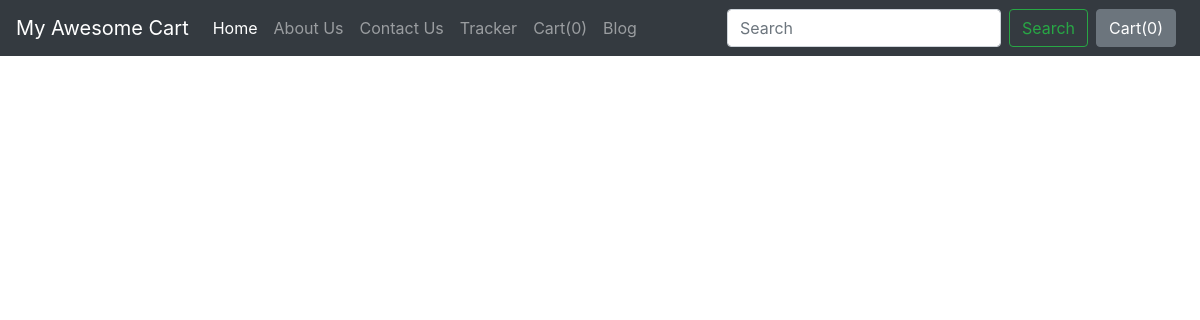
/blog/, run on an earlier commit of the app's database.
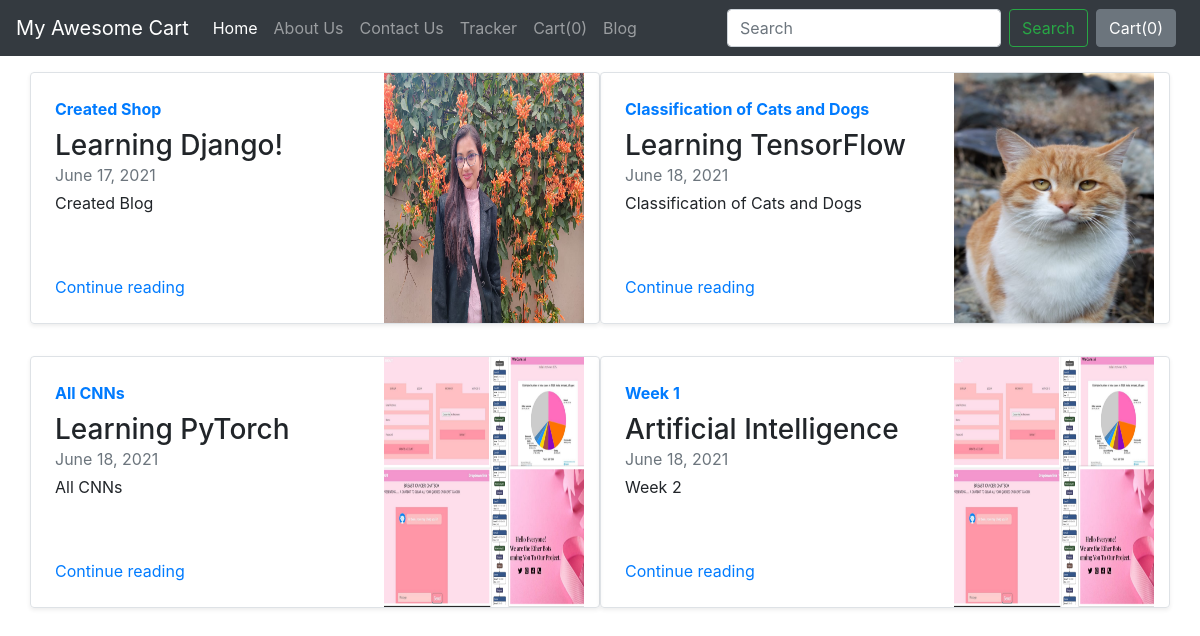
And on a later commit of the database.
### blog/models.py (models this page shows)
class Blogpost(models.Model):
    post_id = models.AutoField(primary_key=True)
    title = models.CharField(max_length=100)
    head0 = models.CharField(max_length=5000, default='')
    chead0 = models.CharField(max_length=5000, default='')
    head1 = models.CharField(max_length=5000, default='')
    chead1 = models.CharField(max_length=5000, default='')
    head2 = models.CharField(max_length=5000, default='')
    chead2 = models.CharField(max_length=5000, default='')
    pub_date = models.DateField()
    thumbnail = models.ImageField(upload_to='shop/images', default='')
    def __str__(self):
        return self.title

### blog/views.py (the view)
# urls.py: path('', views.index, name='blogHome'),
def index(request):
    myposts = Blogpost.objects.all()
    print(myposts)
    return render(request, 'blog/index.html', {'myposts':myposts})

### blog/templates/blog/index.html (shortened to what this page needs)
{% extends 'blog/basic.html' %}
{% block body %}
    {% load static %}
<div class="container mt-3">
  <div class="row my-2">
  {% for item in myposts %}
        <div class="col-md-6">
          <div class="row g-0 border rounded overflow-hidden flex-md-row mb-4 shadow-sm h-md-250 position-relative">
            <div class="col p-4 d-flex flex-column position-static">
              <strong class="d-inline-block mb-2 text-primary">{{item.head0}}</strong>
              <h3 class="mb-0">{{item.title}}</h3>
              <div class="mb-1 text-muted">{{item.pub_date}}</div>
              <p class="card-text mb-auto">{{item.head1}}</p>
              <a href="blogpost/{{item.post_id}}" class="stretched-link">Continue reading</a>
            </div>
            <div class="col-auto d-none d-lg-block">
              <img src="/media/{{item.thumbnail}}" class="bd-placeholder-img" width="200" height="250" aria-label="Placeholder: Thumbnail">
            </div>
          </div>
        </div>
        {% if forloop.counter|divisibleby:2 %}
      </div>    <div class="row my-2">
      {% endif %}
        {% endfor %}
</div>
 {% endblock %}

### blog/templates/blog/basic.html (shortened to what this page needs)
<!doctype html>
<html lang="en">
<head>
    <link rel="stylesheet" href="https://stackpath.bootstrapcdn.com/bootstrap/4.2.1/css/bootstrap.min.css"
>
</head>
<body>
    <nav class="navbar navbar-expand-lg navbar-dark bg-dark">
        <a class="navbar-brand" href="/shop">My Awesome Cart</a>
        <div class="collapse navbar-collapse" id="navbarSupportedContent">
            <ul class="navbar-nav mr-auto">
                <li class="nav-item active">
                    <a class="nav-link" href="#">Home <span class="sr-only">(current)</span></a>
                </li>
                <li class="nav-item">
                    <a class="nav-link" href="/shop/about">About Us</a>
                </li>
                <li class="nav-item">
                    <a class="nav-link" href="/shop/contact">Contact Us</a>
                </li>
                <li class="nav-item">
                    <a class="nav-link" href="/shop/tracker">Tracker</a>
                </li>
                <li class="nav-item">
                    <a class="nav-link" href="#">Cart(<span id="cart">0</span>)</a>
                </li>
                <li class="nav-item">
                    <a class="nav-link" href="/blog">Blog</a>
                </li>
            </ul>
            <form class="form-inline my-2 my-lg-0">
                <input class="form-control mr-sm-2" type="search" placeholder="Search" aria-label="Search">
                <button class="btn btn-outline-success my-2 my-sm-0" type="submit">Search</button>
            </form>
            <button type="button" class="btn btn-secondary mx-2" id = "popcart" data-container="body" data-toggle="popover" data-placement="bottom" data-html = "true" data-content="Bottom popover">
              Cart(<span id="cart">0</span>)
              </button>
        </div>
    </nav>
    {% block body %} {% endblock %}
</body>

What changed in the data, as far as the page shows it:
added Blogpost: head0 "Created Shop", title "Learning Django!", pub_date "June 17, 2021", head1 "Created Blog", thumbnail (picture)
added Blogpost: head0 "Classification of Cats and Dogs", title "Learning TensorFlow", pub_date "June 18, 2021", head1 "Classification of Cats and Dogs", thumbnail (picture)
added Blogpost: head0 "All CNNs", title "Learning PyTorch", pub_date "June 18, 2021", head1 "All CNNs", thumbnail (picture)
added Blogpost: head0 "Week 1", title "Artificial Intelligence", pub_date "June 18, 2021", head1 "Week 2", thumbnail (picture)
